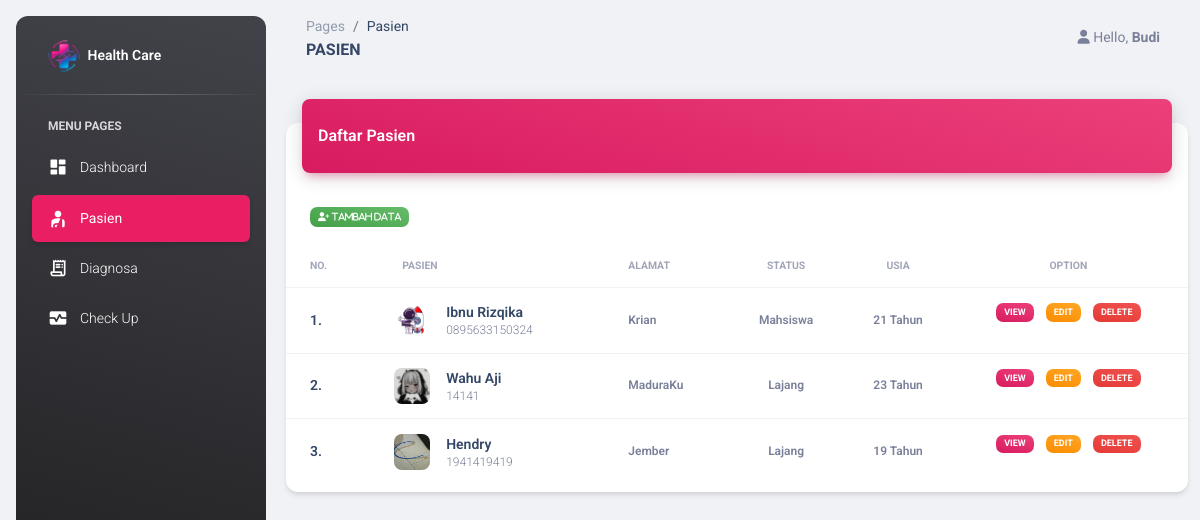
Page /index.php?page=pasien (signed in) on the committed database.
### tables this page shows
CREATE TABLE `tb_pasien` (
  `id_pasien` int(11) NOT NULL,
  `nama_lengkap` varchar(255) NOT NULL,
  `alamat` varchar(255) NOT NULL,
  `usia` int(11) NOT NULL,
  `jenis_kelamin` varchar(11) NOT NULL,
  `status` varchar(20) NOT NULL,
  `agama` varchar(20) NOT NULL,
  `no_hp` varchar(30) NOT NULL,
  `foto` varchar(255) NOT NULL
);

### models/m_pasien.php (called while the page is built, shortened)
<?php
class Pasien {
	private $mysqli;
	function __construct($conn) {
		$this->mysqli = $conn;
	}
	public function tampil($id = null) {
		$db = $this->mysqli->conn;
		$sql = "SELECT * FROM tb_pasien";
		$query = $db->query($sql) or die ($db->error);
		return $query;
	}
}
?>

### views/pasien.php (the view)
<?php
include "models/m_pasien.php";
$psn = new Pasien($connection);
if(@$_GET['act'] == '') {
?>
<div class="container-fluid py-4">
    <div class="row">
        <div class="col-12">
            <div class="card my-4">
                <div class="card-header p-0 position-relative mt-n4 mx-3 z-index-2">
                    <div class="bg-gradient-primary shadow-primary border-radius-lg pt-4 pb-3">
                        <h6 class="text-white text-capitalize ps-3">Daftar Pasien</h6>
                    </div>
                </div>
                <div class="card-body px-0 pb-2">
                    <div class="table-responsive p-0">
                        <a href="?page=tambah_pasien" class="btn mb-2">
                            <span class="badge bg-gradient-success">
                                <i class="fas fa-user-plus">
                                     Tambah Data
                                </i>
                            </span>
                        </a>
                        <table class="table align-items-center mb-0">
                            <thead>
                                <tr>
                                    <th class="text-uppercase text-secondary text-xxs font-weight-bolder opacity-7">No.</th>
                                    <th class="text-uppercase text-secondary text-xxs font-weight-bolder opacity-7">Pasien</th>
                                    <th class="text-uppercase text-secondary text-xxs font-weight-bolder opacity-7 ps-2">Alamat</th>
                                    <th class="text-center text-uppercase text-secondary text-xxs font-weight-bolder opacity-7">Status</th>
                                    <th class="text-center text-uppercase text-secondary text-xxs font-weight-bolder opacity-7">Usia</th>
                                    <th class="text-center text-uppercase text-secondary text-xxs font-weight-bolder opacity-7">Option</th>
                                </tr>
                            </thead>
                            <tbody>
                                <?php
                                $no = 1;
                                $tampil = $psn->tampil();
                                while($data = $tampil->fetch_object()) {
                                ?>
                                <tr>
                                    <td>
                                        <div class="d-flex px-2 py-1">
                                            <div class="d-flex flex-column justify-content-center">
                                                <h6 class="mx-2 mb-0 text-sm"><?php echo $no++.".";?></h6>
                                            </div>
                                        </div>
                                    </td>
                                    <td>
                                        <div class="d-flex px-2 py-1">
                                            <div>
                                                <img src="assets/img/foto/<?php echo $data->foto;?>" class="avatar avatar-sm me-3 border-radius-lg" alt="user1">
                                            </div>
                                            <div class="d-flex flex-column justify-content-center">
                                                <h6 class="mb-0 text-sm"><?php echo $data->nama_lengkap;?></h6>
                                                <p class="text-xs text-secondary mb-0"><?php echo $data->no_hp; ?></p>
                                            </div>
                                        </div>
                                    </td>
                                    <td>
                                        <p class="text-xs font-weight-bold mb-0"><?php echo $data->alamat ?></p>
                                    </td>
                                    <td class="align-middle text-center text-sm">
                                        <p class="text-xs font-weight-bold mb-0"><?php echo $data->status; ?></p>
                                    </td>
                                    <td class="align-middle text-center">
                                        <p class="text-xs font-weight-bold mb-0"><?php echo $data->usia." Tahun"; ?></p>
                                    </td>
                                    <td class="text-center">
                                        <a href="?page=view_pasien&id=<?php echo $data->id_pasien; ?>">
                                            <button type="button" class="btn btn-sm px-1">
                                                <span class="badge bg-gradient-primary">View</span>
                                            </button>
                                        </a>
                                        <a href="?page=edit_pasien&id=<?php echo $data->id_pasien; ?>">
                                            <button type="button" class="btn btn-sm px-1">
                                                <span class="badge bg-gradient-warning">Edit</span>
                                            </button>
                                        </a>
                                        <a href="?page=pasien&act=delete&id=<?php echo $data->id_pasien; ?>" onclick="return confirm('Inging menghapus data?')">
                                            <button type="button" class="btn btn-sm px-1">
                                                <span class="badge bg-gradient-danger">Delete</span>
                                            </button>
                                        </a>
                                    </td>
                                </tr>
                                <?php
                                    }
                                ?>
                            </tbody>
                        </table>
                    </div>
                </div>
            </div>
        </div>
    </div>
</div>
<?php
} else if (@$_GET['act'] == 'delete') {
    $foto = $psn->tampil($_GET['id'])->fetch_object()->foto;
        unlink("assets/img/foto/".$foto);
        $psn->delete($_GET['id']);
        header("location: ?page=pasien");
}
?>

### index.php (shortened to what this page needs)
<?php
require_once('config/+koneksi.php');
$connection = new Database($host, $user, $pass, $database);
?>
<!DOCTYPE html>
<html lang="en">
<head>
  <link href="assets/css/nucleo-icons.css" rel="stylesheet" />
  <link href="assets/css/nucleo-svg.css" rel="stylesheet" />
  <link id="pagestyle" href="assets/css/material-dashboard.css?v=3.0.4" rel="stylesheet" />
</head>
<body class="g-sidenav-show  bg-gray-200">
  <aside class="sidenav navbar navbar-vertical navbar-expand-xs border-0 border-radius-xl my-3 fixed-start ms-3   bg-gradient-dark" id="sidenav-main">
    <div class="sidenav-header">
      <a class="navbar-brand m-0">
        <img src="assets/img/health.png" class="navbar-brand-img h-100" alt="main_logo">
        <span class="ms-1 font-weight-bold text-white">Health Care</span>
      </a>
    </div>
    <hr class="horizontal light mt-0 mb-2">
    <div class="collapse navbar-collapse  w-auto " id="sidenav-collapse-main">
      <ul class="navbar-nav">
        <li class="nav-item mt-3">
          <h6 class="ps-4 ms-2 text-uppercase text-xs text-white font-weight-bolder opacity-8">Menu pages</h6>
        </li>
        <li class="nav-item ">
          <a class="nav-link text-white <?php if (@$_GET['page'] == 'dashboard') {
                                            echo 'active bg-primary';
                                        } ?>" href="?page=dashboard">
            <div class="text-white text-center me-2 d-flex align-items-center justify-content-center">
              <i class="material-icons opacity-10">dashboard</i>
            </div>
            <span class="nav-link-text ms-1">Dashboard</span>
          </a>
        </li>
        <li class="nav-item">
          <a class="nav-link text-white <?php if (@$_GET['page'] == 'pasien') {
                                            echo 'active bg-primary';
                                        } ?>" href="?page=pasien">
            <div class="text-white text-center me-2 d-flex align-items-center justify-content-center">
              <i class="material-icons opacity-10">personal_injury</i>
            </div>
            <span class="nav-link-text ms-1">Pasien</span>
          </a>
        </li>
        <li class="nav-item">
          <a class="nav-link text-white <?php if (@$_GET['page'] == 'diagnosa') {
                                            echo 'active bg-primary';
                                        } ?>" href="?page=diagnosa">
            <div class="text-white text-center me-2 d-flex align-items-center justify-content-center">
              <i class="material-icons opacity-10">receipt_long</i>
            </div>
            <span class="nav-link-text ms-1">Diagnosa</span>
          </a>
        </li>
        <li class="nav-item">
          <a class="nav-link text-white <?php if (@$_GET['page'] == 'kontrol') {
                                            echo 'active bg-primary';
                                        } ?>" href="?page=kontrol">
            <div class="text-white text-center me-2 d-flex align-items-center justify-content-center">
              <i class="material-icons opacity-10">monitor_heart</i>
            </div>
            <span class="nav-link-text ms-1">Check Up</span>
          </a>
        </li>
      </ul>
    </div>
  </aside>
  <main class="main-content position-relative max-height-vh-100 h-100 border-radius-lg ">
  <nav class="navbar navbar-main navbar-expand-lg px-0 mx-4 shadow-none border-radius-xl" id="navbarBlur" data-scroll="true">
      <div class="container-fluid py-1 px-2">
          <nav aria-label="breadcrumb ">
              <ol class="breadcrumb bg-transparent mb-0 pb-0 pt-1 px-0 me-sm-6 me-5">
                  <li class="breadcrumb-item text-sm"><a class="opacity-5 text-dark" href="?page=dashboard">Pages</a></li>
                  <li class="breadcrumb-item text-sm text-dark text-capitalize active" aria-current="page"><?php echo $_GET['page']?></li>
              </ol>
              <h6 class="font-weight-bolder mb-0 text-uppercase"><?php echo $_GET['page']?></h6>
          </nav>
          <div id=" navbar">
              <ul class="navbar-nav  justify-content-end">
                  <li class="nav-item dropdown pe-2 d-flex align-items-center">
                    <a href="javascript:;" class="nav-link text-body p-0" id="dropdownMenuButton" data-bs-toggle="dropdown" aria-expanded="false">
                      <i class="fa fa-user cursor-pointer"></i>
                      <span class="d-sm-inline d-none">Hello, <b>Budi</b></span>
                    </a>
                  </li>
              </ul>
          </div>
      </div>
  </nav>
    <?php
    if (@$_GET['page'] == 'dashboard' || @$_GET['page'] == '') {
      include "views/dashboard.php";
    } else if (@$_GET['page'] == 'pasien') {
      include "views/pasien.php";
    } else if (@$_GET['page'] == 'tambah_pasien') {
      include "views/tambah_pasien.php";
    } else if (@$_GET['page'] == 'edit_pasien') {
      include "views/edit_pasien.php";
    } else if (@$_GET['page'] == 'view_pasien') {
      include "views/view_pasien.php";
    } else if (@$_GET['page'] == 'diagnosa') {
      include "views/diagnosa/diagnosa.php";
    } else if (@$_GET['page'] == 'covid19') {
      include "views/diagnosa/covid19.php";
    } else if (@$_GET['page'] == 'pasien_covid') {
      include "views/diagnosa/pasien_covid.php";
    } else if (@$_GET['page'] == 'cek_covid') {
      include "views/diagnosa/cek_covid.php";
    } else if (@$_GET['page'] == 'demam') {
      include "views/diagnosa/demam.php";
    } else if (@$_GET['page'] == 'pasien_demam') {
      include "views/diagnosa/pasien_demam.php";
    } else if (@$_GET['page'] == 'cek_demam') {
      include "views/diagnosa/cek_demam.php";
    } else if (@$_GET['page'] == 'diabetes') {
      include "views/diagnosa/diabetes.php";
    } else if (@$_GET['page'] == 'pasien_diabetes') {
      include "views/diagnosa/pasien_diabetes.php";
    } else if (@$_GET['page'] == 'cek_diabetes') {
      include "views/diagnosa/cek_diabetes.php";
    } else if (@$_GET['page'] == 'kontrol') {
      include "views/kontrol/kontrol.php";
    } else if (@$_GET['page'] == 'harian') {
      include "views/kontrol/harian.php";
    } else if (@$_GET['page'] == 'kontrol_harian') {
      include "views/kontrol/kontrol_harian.php";
    } else if (@$_GET['page'] == 'cek_harian') {
      include "views/kontrol/cek_harian.php";
    } else if (@$_GET['page'] == 'pekanan') {
      include "views/kontrol/pekanan.php";
    } else if (@$_GET['page'] == 'kontrol_pekanan') {
      include "views/kontrol/kontrol_pekanan.php";
    } else if (@$_GET['page'] == 'cek_pekanan') {
      include "views/kontrol/cek_pekanan.php";
    } else if (@$_GET['page'] == 'jadwal') {
      include "views/jadwal/jadwal.php";
    } else if (@$_GET['page'] == 'atur_jadwal') {
      include "views/jadwal/atur_jadwal.php";
    } else if (@$_GET['page'] == 'agenda') {
      include "views/jadwal/agenda.php";
    }
    ?>
  </main>
</body>
</html>

### rows in the picture
tb_pasien: foto (picture), nama_lengkap "Ibnu Rizqika", no_hp "0895633150324", alamat "Krian", status "Mahsiswa", usia "21"
tb_pasien: foto (picture), nama_lengkap "Wahu Aji", no_hp "14141", alamat "MaduraKu", status "Lajang", usia "23"
tb_pasien: foto (picture), nama_lengkap "Hendry", no_hp "1941419419", alamat "Jember", status "Lajang", usia "19"

### other values in the picture
$_GET['page'] "Pasien"
$_GET['page'] "PASIEN"
